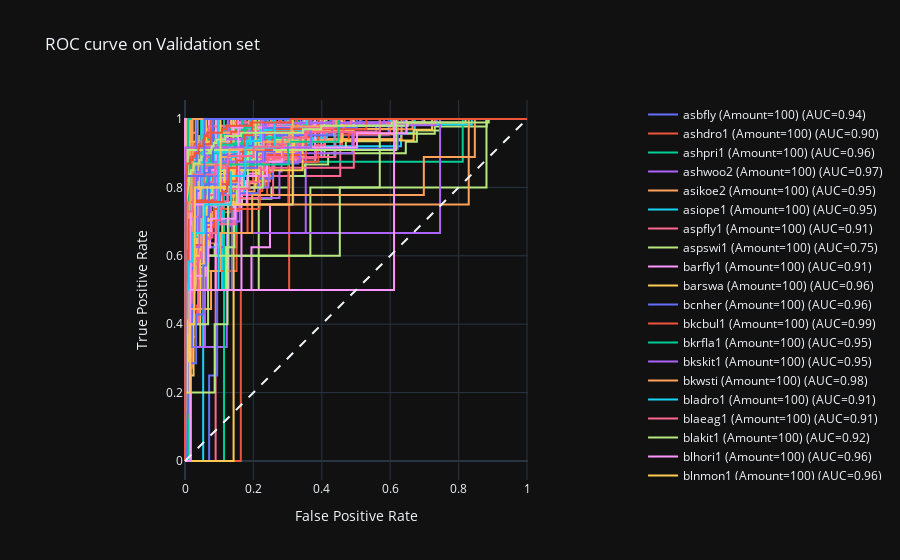

Notebook cell for this chart:
### Code cell
# One hot encode the labels in order to plot them
y_onehot = pd.DataFrame(target_val.numpy())
y_scores = output_val

# Create an empty figure, and iteratively add new lines every time we compute a new class
fig = go.Figure()
fig.add_shape(
    type='line', line=dict(dash='dash'),
    x0=0, x1=1, y0=0, y1=1
)

for i in range(y_scores.shape[1]):
    y_true = y_onehot.iloc[:, i]
    y_score = y_scores[:, i]

    fpr, tpr, _ = roc_curve(y_true, y_score)
    auc_score = roc_auc_score(y_true, y_score)

    name = f"{id2species[y_onehot.columns[i]]} (Amount={amount[y_onehot.columns[i]]}) (AUC={auc_score:.2f})"
    fig.add_trace(go.Scatter(x=fpr, y=tpr, name=name, mode='lines'))

fig.update_layout(
    title="ROC curve on Validation set",
    template='plotly_dark',
    xaxis_title='False Positive Rate',
    yaxis_title='True Positive Rate',
    yaxis=dict(scaleanchor="x", scaleratio=1),
    xaxis=dict(constrain='domain')
)
fig.show()
